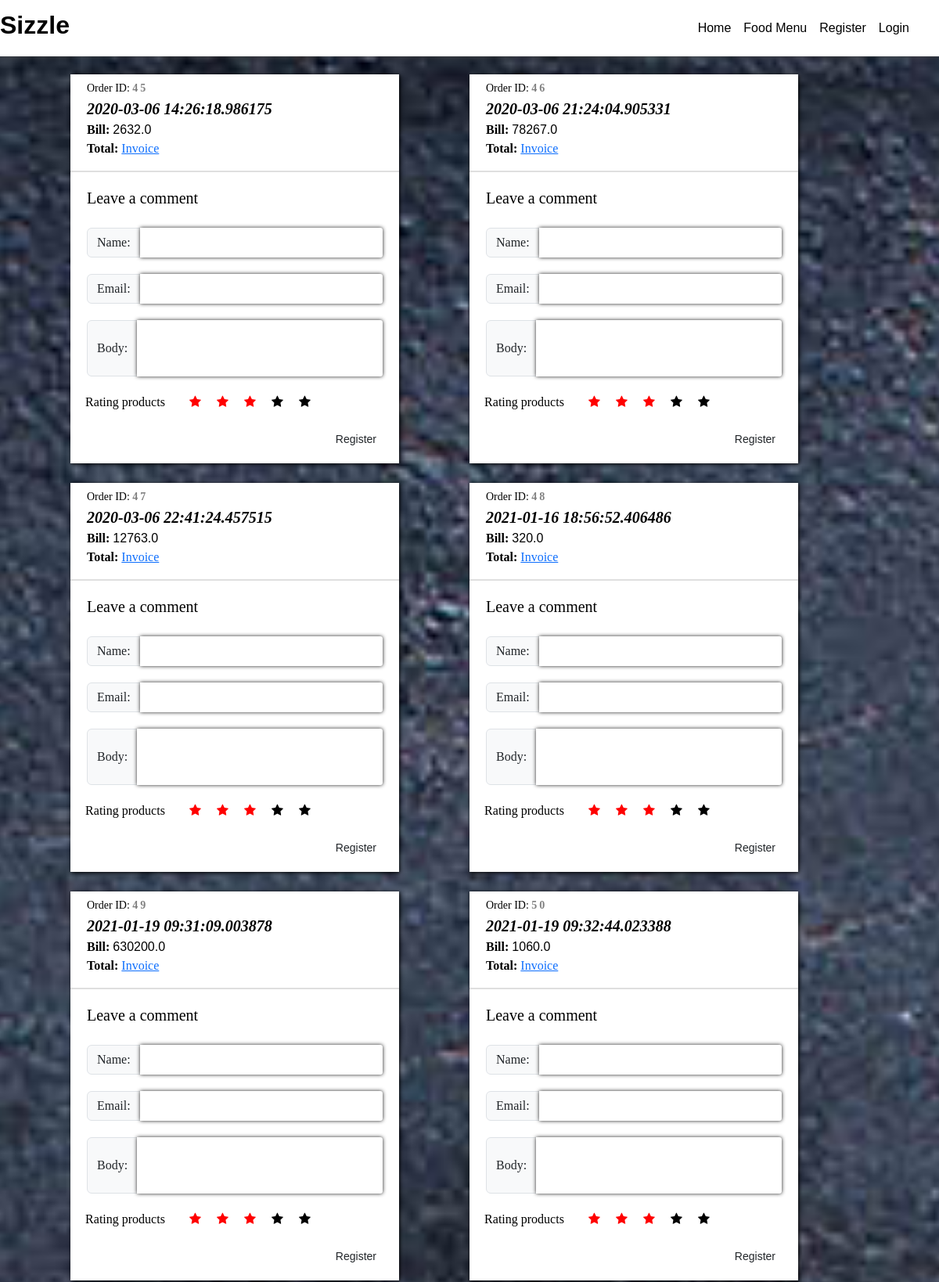
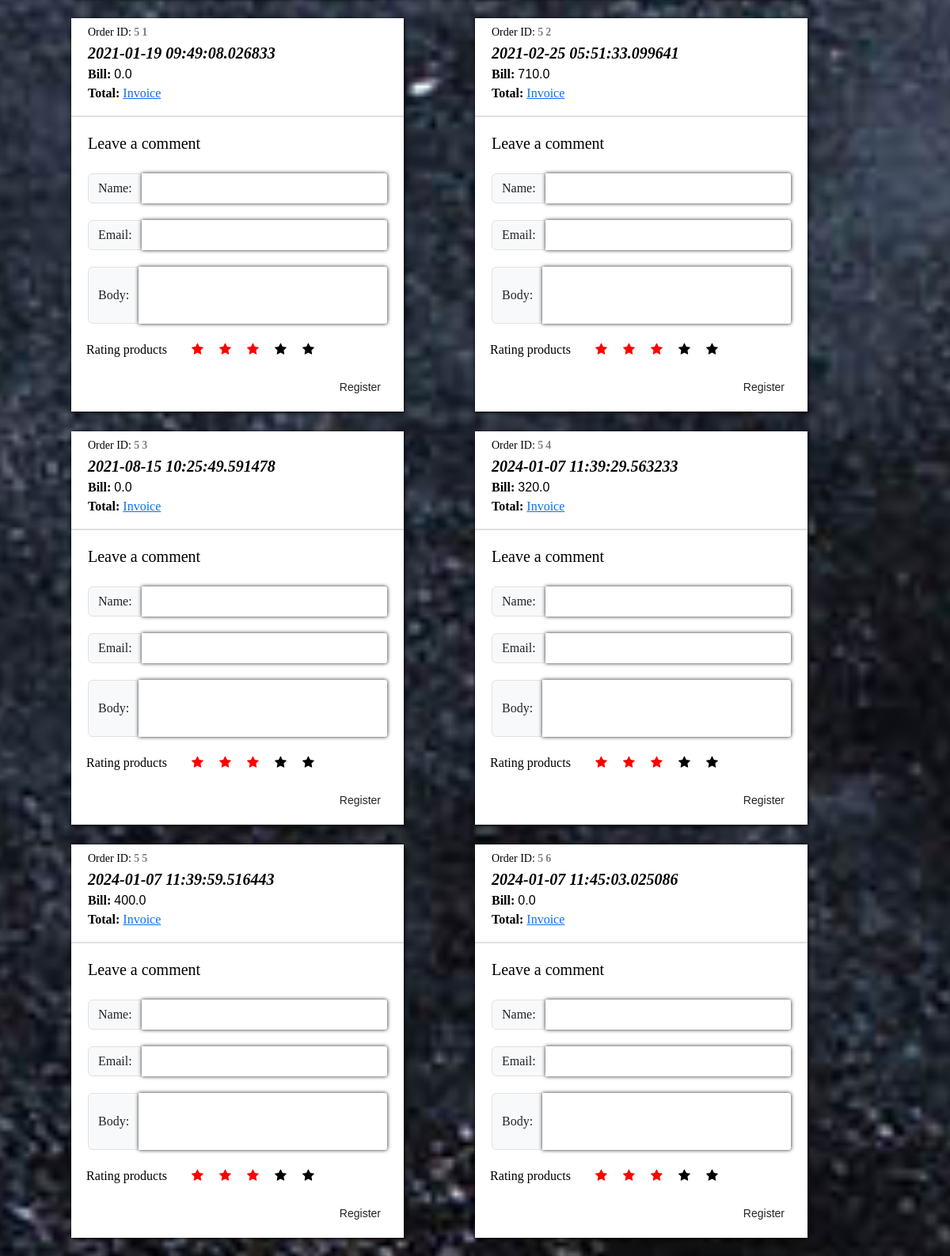
The page /orders (upper part) on the database its author committed (2 pictures, top to bottom).
### foodapp/models.py (models this page shows)
class Order(models.Model):
	OrderId   = models.AutoField(primary_key=True)
	CustEmail = models.CharField(max_length=30)
	OrderDate = models.CharField(max_length=40)
	TotalBill = models.FloatField(max_length=50)
	class Meta:
		db_table = "FP_Order"

### foodapp/views.py (the view, shortened to what this page needs)
# urls.py: path('orders',views.getorder, name = "order"),
def getorder(request):
    orders = Order.objects.all()
    comment_form = CommentForm()
    return render(request,'orderlist.html',{'orderlist': orders, 'comment_form': comment_form})

### foodapp/forms.py
class CommentForm(forms.ModelForm):
    class Meta:
        model = Comment
        fields = ('name','email','body','rating')

### foodapp/views.py (called while the page is built)
def is_ajax(request):
    return request.META.get('HTTP_X_REQUESTED_WITH') == 'XMLHttpRequest'

### Templates/foodapp/orderlist.html (shortened to what this page needs)
<!DOCTYPE html>
<html lang="en" dir="ltr">
  <head>
	{% load static %}
    <link rel="stylesheet" type="text/css" href="{% static 'css/imperial_style.css' %}" />
    <link rel="stylesheet" type="text/css" href="{% static 'css/master.css' %}" />
    <link rel="stylesheet" type="text/css" href="{% static 'css/specific-style.css' %}" />
    <link rel="stylesheet" href="https://use.fontawesome.com/releases/v5.7.2/css/all.css">
    <link rel="stylesheet" href="https://use.fontawesome.com/releases/v5.3.1/css/all.css">
    <link rel="stylesheet" href="https://stackpath.bootstrapcdn.com/bootstrap/4.4.1/css/bootstrap.min.css">
    <link rel="stylesheet" href="https://cdnjs.cloudflare.com/ajax/libs/font-awesome/4.7.0/css/font-awesome.min.css">
    <link href="https://cdn.jsdelivr.net/npm/bootstrap@5.3.3/dist/css/bootstrap.min.css" rel="stylesheet">
  </head>
  <body>
    <nav class="navbar navbar-expand-lg navbar-light" style="position: fixed;width:100%;background-image: linear-gradient(180deg,#FFF,#FFF);box-shadow: 0px 0px 7px 0px #404040;">
      <a class="navbar-brand" href="/"><h2 style="color:black;font-family:sans-serif;font-weight:bolder;"><b>Sizzle</b></h2></a>
      <div class="collapse navbar-collapse" id="navbarSupportedContent">
        <ul class="navbar-nav" style="margin-left:auto!important;margin-right:30px;">
          <li class="nav-item active">
            <a class="nav-link" id="nav-link" href="home">Home <span class="sr-only">(current)</span></a>
          </li>
          <li class="nav-item active">
            <a class="nav-link" id="nav-link" href="allfood">Food Menu <span class="sr-only">(current)</span></a>
          </li>
          {% if request.session.CustId is None and request.session.AdminId is None %}
          <li class="nav-item active">
            <a class="nav-link" id="nav-link" href="addcustomer">Register <span class="sr-only">(current)</span></a>
          </li>
          {% endif %}
          {% if request.session.CustId is None and request.session.AdminId is None %}
          <li class="nav-item active">
            <a class="nav-link" id="nav-link" href="login">Login <span class="sr-only">(current)</span></a>
          </li>
          {% endif %}
        </ul>
      </div>
    </nav>
    <main style="margin-top:80px;">
      <form action="orders" method="post">
        {% for o in orderlist %}
        <div class="entry-box" style="background:#FFF;position: static;width:35%;margin-left: 7.5%;float:left;box-shadow:1px 1px 5px;margin-bottom:10px;">
          <span style="color:black;margin-left:5%;"><span style="font-size:14px; font-family:'Sriracha', cursive;">Order ID: <b style="letter-spacing: 3px;color: grey;font-family:'Sriracha', cursive;">{{o.OrderId}}</b></span><br /><b style="font-size:20px;font-family:'Sriracha', cursive; "><i style="font-family:'Sriracha', cursive;margin-left: 5%;">{{o.OrderDate}}</i></b>
  <br />
  <tr>
  <td><b style="font-family:'Sriracha', cursive;margin-left: 5%;">Bill:  </b></td><td>{{o.TotalBill}}</td><br /><td><b style="font-family:'Sriracha', cursive;margin-left: 5%;">Total:  </b></td><td id="tlp" style="color:black;margin-left: 5%; "></td>
  </tr><a href="#" style="font-family:'Sriracha', cursive;">Invoice</a>
          </span>
          <div>
            <hr style="height:2px;border-width:0;color:gray;background-color:gray">
            {% if new_comment %}
            <div class="alert alert-success" role="alert">Your comment is awaiting moderation</div>
            {% else %}
            <h5 class="entry-box" style="margin-left: 5%;">Leave a comment</h5>
            <form id = "orderID" method="post" style="margin-top: 1.3em;">
              <div class="input-group flex-nowrap" style="font-family:'Sriracha', cursive; width: 90%; margin: 5%;">
                <span class="input-group-text" id="addon-wrapping" style="font-family:'Sriracha', cursive;">Name: </span>
                <input type="text" id="name"  name ="name" class="form-control" placeholder="" aria-label="Username" aria-describedby="addon-wrapping">
              </div>
              <div class="input-group flex-nowrap" style="font-family:'Sriracha', cursive; width: 90%; margin: 5%;">
                <span class="input-group-text" id="addon-wrapping1" style="font-family:'Sriracha', cursive;">Email: </span>
                <input type="text" id="email" name ="email" class="form-control" placeholder="" aria-label="Email" aria-describedby="addon-wrapping">
              </div>
              <div class="input-group flex-nowrap" style="font-family:'Sriracha', cursive; width: 90%; margin: 5%;">
                <span class="input-group-text" id="addon-wrapping2" style="font-family:'Sriracha', cursive;">Body: </span>
                <textarea rows="3" maxlength="300" type="text" id="body" name ="body" class="form-control" placeholder="" aria-label="Body" aria-describedby="addon-wrapping" style="resize: none;"></textarea>
              </div>
              <div class="container text-center">
                <div class="row" >
                  <div class="col-4" style="font-family:'Sriracha', cursive;">Rating products</div>
                  <div class="col-1"><span class="fa fa-star checked" id="first"></span></div>
                  <div class="col-1"><span class="fa fa-star checked" id="second"></span></div>
                  <div class="col-1"><span class="fa fa-star checked" id="third"></span></div>
                  <div class="col-1"><span class="fa fa-star" id="fourth"></span></div>
                  <div class="col-1"><span class="fa fa-star" id="fifth"></span></div>
                </div>
              </div>
              <button id="button" type="submit" class="btn btn1-primary btn-sm" name="button" style="font-family: sans-serif; float: right; margin-right: 20px; margin-bottom: 10px; margin-top: 20px;">Register</button>
            </form>
            {% endif %}
          </div>
        </div>
        {% endfor %}
      </form>
    </main>
  </body>
</html>

### foodapp/static/css/imperial_style.css (style rules this page uses)
* { margin: 0; padding: 0; font-family: sans-serif; box-sizing: border-box; text-decoration: none; }
a { color: red; }
body { background-image: url("/static/images/white.jpg"); }
#nav-link { font-family: sans-serif; font-weight: 400; color:black; }

### foodapp/static/css/master.css (style rules this page uses)
* { margin: 0; padding: 0; font-family: sans-serif; box-sizing: border-box; text-decoration: none; }
body { background-image: url("/static/images/mainscreen4.jpg"); height: 100vh; max-width: 100%; background-size: cover; background-repeat: no-repeat; background-attachment: fixed; background-position: 50% 100%; display: grid; grid-template-rows: 1fr auto; }
.entry-box { color: black; display: block; padding: 5px 0 5px 0; margin-top: 15px; font-family: sans-serif; font-family: 'Sriracha', cursive; text-align: left; }
.entry-box input { float: right; width: 250px; outline: none; color: rgba(33,33,33 ,1); border: none; border-radius: 3px; box-shadow: 0.1px 0.1px 5px; padding: 0 16px 0 16px; }
.entry-box textarea { float: right; width: 250px; outline: none; color: rgba(33,33,33 ,1); border: none; border-radius: 3px; box-shadow: 0.1px 0.1px 5px; padding: 0 16px 0 16px; }
main { margin-top: 50px; flex: 1 0 auto; }

### foodapp/static/css/specific-style.css (style rules this page uses)
.checked { color: red }

### rows shown on the page
Order: OrderId "45", OrderDate "2020-03-06 14:26:18.986175", TotalBill "2632.0"
Order: OrderId "46", OrderDate "2020-03-06 21:24:04.905331", TotalBill "78267.0"
Order: OrderId "47", OrderDate "2020-03-06 22:41:24.457515", TotalBill "12763.0"
Order: OrderId "48", OrderDate "2021-01-16 18:56:52.406486", TotalBill "320.0"
Order: OrderId "49", OrderDate "2021-01-19 09:31:09.003878", TotalBill "630200.0"
Order: OrderId "50", OrderDate "2021-01-19 09:32:44.023388", TotalBill "1060.0"
Order: OrderId "51", OrderDate "2021-01-19 09:49:08.026833", TotalBill "0.0"
Order: OrderId "52", OrderDate "2021-02-25 05:51:33.099641", TotalBill "710.0"
Order: OrderId "53", OrderDate "2021-08-15 10:25:49.591478", TotalBill "0.0"
Order: OrderId "54", OrderDate "2024-01-07 11:39:29.563233", TotalBill "320.0"
Order: OrderId "55", OrderDate "2024-01-07 11:39:59.516443", TotalBill "400.0"
Order: OrderId "56", OrderDate "2024-01-07 11:45:03.025086", TotalBill "0.0"
